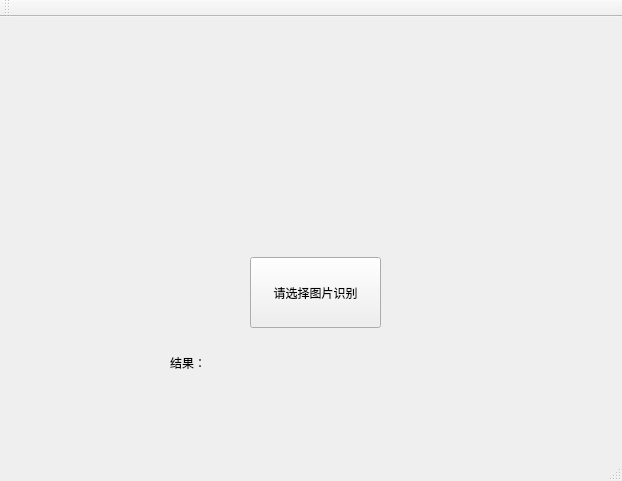
<?xml version="1.0" encoding="UTF-8"?>
<ui version="4.0">
 <class>Image_calorie_detectionClass</class>
 <widget class="QMainWindow" name="Image_calorie_detectionClass">
  <property name="geometry">
   <rect>
    <x>0</x>
    <y>0</y>
    <width>622</width>
    <height>481</height>
   </rect>
  </property>
  <property name="windowTitle">
   <string>Image_calorie_detection</string>
  </property>
  <widget class="QWidget" name="centralWidget">
   <widget class="QPushButton" name="pushButton">
    <property name="geometry">
     <rect>
      <x>250</x>
      <y>240</y>
      <width>131</width>
      <height>71</height>
     </rect>
    </property>
    <property name="text">
     <string>请选择图片识别</string>
    </property>
   </widget>
   <widget class="QLabel" name="label">
    <property name="geometry">
     <rect>
      <x>170</x>
      <y>340</y>
      <width>54</width>
      <height>12</height>
     </rect>
    </property>
    <property name="text">
     <string>结果：</string>
    </property>
   </widget>
   <widget class="QLabel" name="label_2">
    <property name="geometry">
     <rect>
      <x>210</x>
      <y>340</y>
      <width>331</width>
      <height>71</height>
     </rect>
    </property>
    <property name="text">
     <string/>
    </property>
    <property name="alignment">
     <set>Qt::AlignLeading|Qt::AlignLeft|Qt::AlignTop</set>
    </property>
   </widget>
   <widget class="QLabel" name="label_3">
    <property name="geometry">
     <rect>
      <x>210</x>
      <y>41</y>
      <width>361</width>
      <height>181</height>
     </rect>
    </property>
    <property name="text">
     <string/>
    </property>
   </widget>
  </widget>
  <widget class="QMenuBar" name="menuBar">
   <property name="geometry">
    <rect>
     <x>0</x>
     <y>0</y>
     <width>622</width>
     <height>23</height>
    </rect>
   </property>
  </widget>
  <widget class="QToolBar" name="mainToolBar">
   <attribute name="toolBarArea">
    <enum>TopToolBarArea</enum>
   </attribute>
   <attribute name="toolBarBreak">
    <bool>false</bool>
   </attribute>
  </widget>
  <widget class="QStatusBar" name="statusBar"/>
 </widget>
 <layoutdefault spacing="6" margin="11"/>
 <resources>
  <include location="Image_calorie_detection.qrc"/>
 </resources>
 <connections>
  <connection>
   <sender>pushButton</sender>
   <signal>clicked()</signal>
   <receiver>Image_calorie_detectionClass</receiver>
   <slot>toGetCalorie()</slot>
   <hints>
    <hint type="sourcelabel">
     <x>175</x>
     <y>160</y>
    </hint>
    <hint type="destinationlabel">
     <x>44</x>
     <y>274</y>
    </hint>
   </hints>
  </connection>
 </connections>
 <slots>
  <slot>toGetCalorie()</slot>
 </slots>
</ui>
